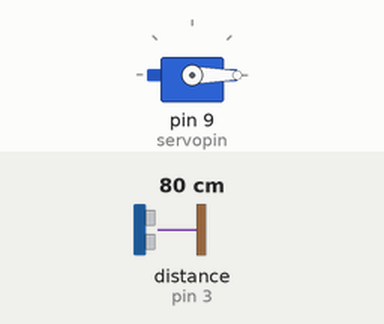
Recording of a sketch running on a simulated Arduino Uno, built with avr-gcc and run on an emulated ATmega328P. Parts: servo. Wiring (inferred from the names in the program): ultrasonic range finder: trigger pin 2; echo pin 3. The inputs (shaded band) are chosen by the test bench; at power-on: distance to the obstacle (sensor on pin 3) 80 cm. The echo pulse lasts 58.3 µs per cm.

Above: at 1.2 s.
1.3 s: distance to the obstacle (sensor on pin 3) set to 34 cm
2.8 s: distance to the obstacle (sensor on pin 3) set to 28 cm
At 4.0 s:
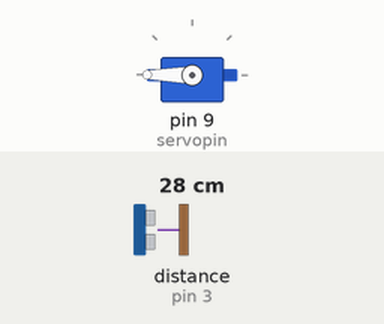
4.3 s: distance to the obstacle (sensor on pin 3) set to 35 cm
At 4.9 s:
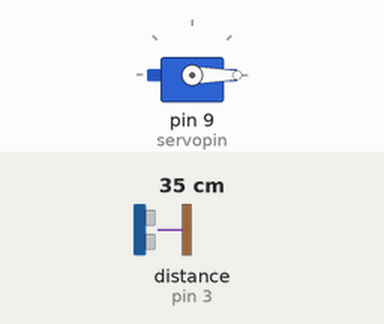
5.8 s: distance to the obstacle (sensor on pin 3) set to 2 cm
At 6.2 s:
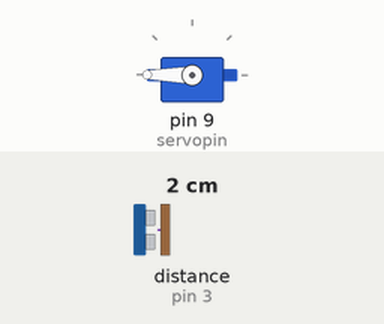
Timing chart, 0 to 8.3 s (numbered marks = the images above; inputs shaded):
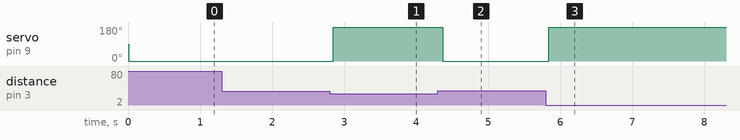

Measured:
- the behaviour switches between 31 and 30 cm on distance to the obstacle (sensor on pin 3) (found by bisection; images 0 and 1)
- after the input at 1.3 s, every drawn part: stays the same
- after the input at 2.8 s, servo on pin 9 (servopin): 0° → 180° after 0.05 s
- after the input at 4.3 s, servo on pin 9 (servopin): 180° → 0° after 0.07 s
- after the input at 5.8 s, servo on pin 9 (servopin): 0° → 180° at once

The sketch:

sketch_nov20a.ino
```cpp
#include <Servo.h> // including servo motor library
Servo servoMain; // Define our Servo or creating object of servo class
int trigpin = 2;// Defining the trigger pin
int echopin = 3;// Defining the echopin
int servopin=9;// servo pin at 9th position
int distance;
float duration;
float cm;
void setup(){
  Serial.begin(9600); // begin the serial communication with 9600 baudrate speed
  servoMain.attach(servopin); // connecting object with servo object
  pinMode(trigpin, OUTPUT);// making trig pin for output
  pinMode(echopin, INPUT);// echo pin for input
}
void loop(){
  // giving a short low pulse to ensure a clean hight pulse
  digitalWrite(trigpin, LOW);
  delay(2);
  // giving high pulse
  digitalWrite(trigpin, HIGH);
  delayMicroseconds(10);
  // giving low pulse again
  digitalWrite(trigpin, LOW);
  duration = pulseIn(echopin, HIGH);// echo pin measures the duration in micro seconds
  cm = (duration/58.82);
  distance = cm;
  if(distance <30){// if distance is less than 30 cm then only it rotates
    servoMain.write(180);// servo motor rotate by 180 degree
    delay(300);// servo motor remains open at 180 degree for 300 sec
  }
  else{
    servoMain.write(0); // servo motor remain at 0 degree
    delay(50);// it remains at this position for 50 sec
  }
}
```
